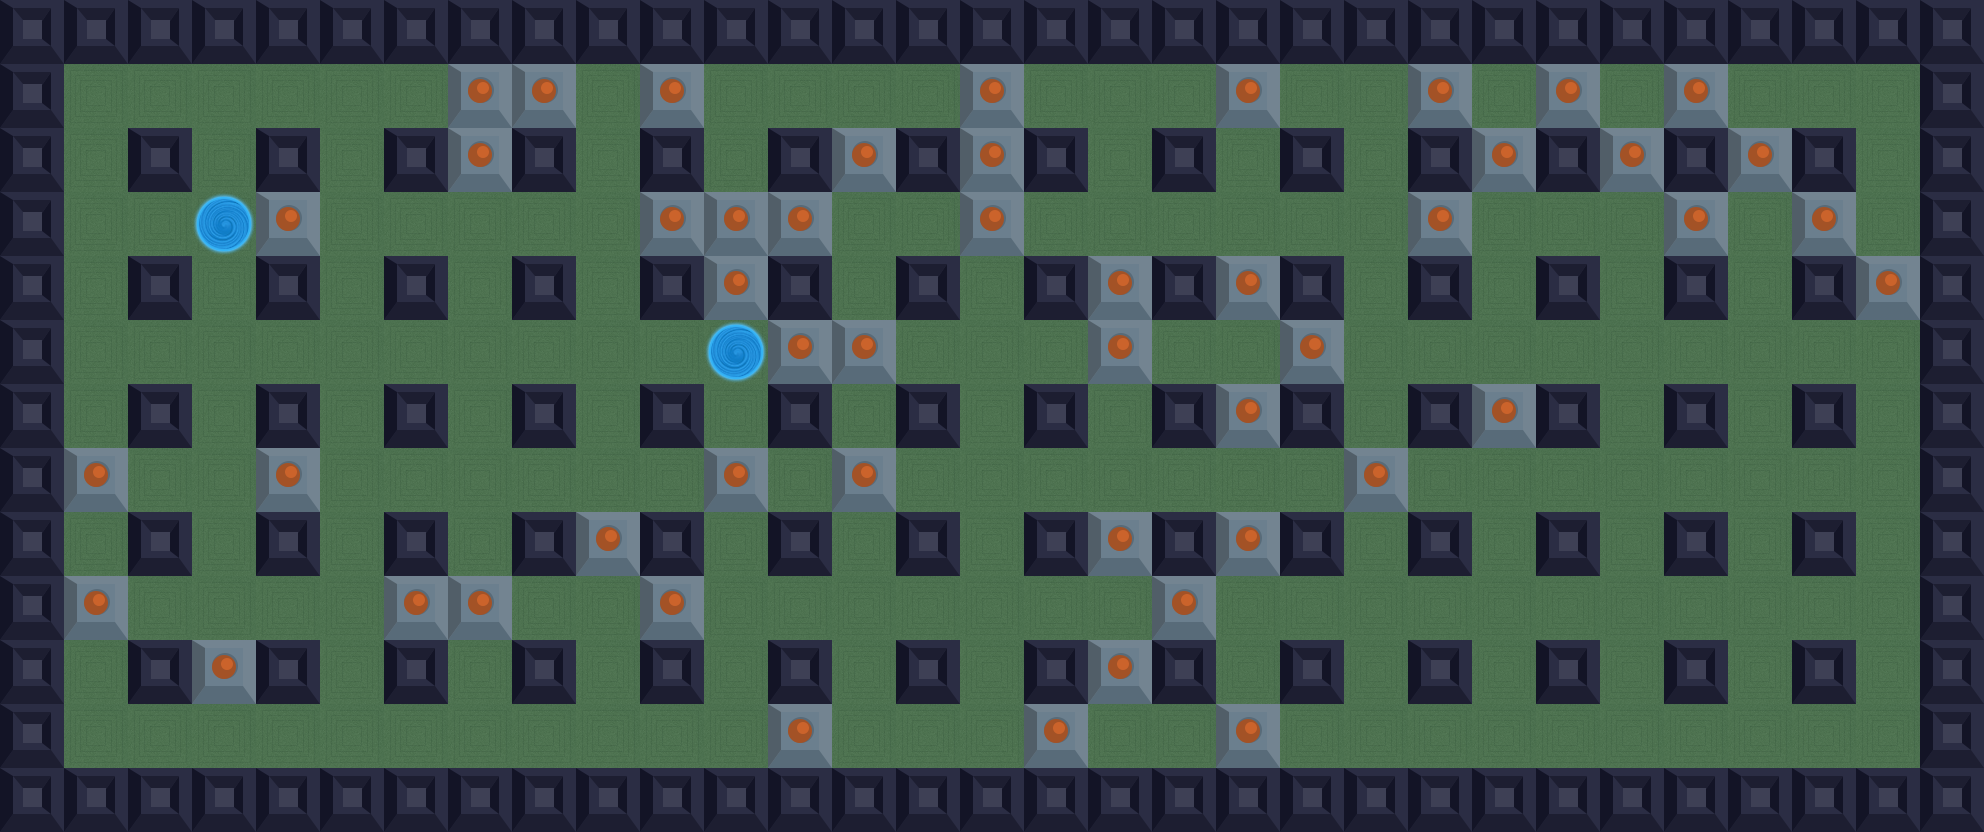

Below is a game level as drawn by its tile map, then a one-line description and the .tmx that defines it (tile-layer data replaced by summaries):
An orthogonal 31x13 tile map with 64x64 px tiles, 2 tile layers (Background, Graphics) and 120 objects.

<map version="1.4" tiledversion="1.4.3" orientation="orthogonal" renderorder="right-down" width="31" height="13" tilewidth="64" tileheight="64" infinite="0" nextlayerid="5" nextobjectid="125">
 <tileset firstgid="1" source="stage64_final.tsx" />
 <layer id="1" name="Background" width="31" height="13">
  <data>[403 cells, 403 non-empty, 1 distinct tile ids]</data>
 </layer>
 <layer id="2" name="Graphics" width="31" height="13">
  <data>[403 cells, 206 non-empty, 3 distinct tile ids]</data>
 </layer>
 <objectgroup id="3" name="Walls">
  <object id="1" x="0" y="0" width="1984" height="64" />
  <object id="2" x="1920" y="64" width="64" height="768" />
  <object id="3" x="0" y="768" width="1920" height="64" />
  <object id="4" x="0" y="64" width="64" height="704" />
  <object id="8" x="128" y="128" width="64" height="64" />
  <object id="9" x="256" y="128" width="64" height="64" />
  <object id="10" x="384" y="128" width="64" height="64" />
  <object id="11" x="512" y="128" width="64" height="64" />
  <object id="12" x="640" y="128" width="64" height="64" />
  <object id="13" x="768" y="128" width="64" height="64" />
  <object id="14" x="896" y="128" width="64" height="64" />
  <object id="15" x="1024" y="128" width="64" height="64" />
  <object id="16" x="1152" y="128" width="64" height="64" />
  <object id="17" x="1280" y="128" width="64" height="64" />
  <object id="18" x="1408" y="128" width="64" height="64" />
  <object id="19" x="1536" y="128" width="64" height="64" />
  <object id="20" x="1664" y="128" width="64" height="64" />
  <object id="21" x="1792" y="128" width="64" height="64" />
  <object id="22" x="128" y="256" width="64" height="64" />
  <object id="23" x="256" y="256" width="64" height="64" />
  <object id="24" x="384" y="256" width="64" height="64" />
  <object id="25" x="512" y="256" width="64" height="64" />
  <object id="26" x="640" y="256" width="64" height="64" />
  <object id="27" x="768" y="256" width="64" height="64" />
  <object id="28" x="896" y="256" width="64" height="64" />
  <object id="29" x="1024" y="256" width="64" height="64" />
  <object id="30" x="1152" y="256" width="64" height="64" />
  <object id="31" x="1280" y="256" width="64" height="64" />
  <object id="32" x="1408" y="256" width="64" height="64" />
  <object id="33" x="1536" y="256" width="64" height="64" />
  <object id="34" x="1664" y="256" width="64" height="64" />
  <object id="35" x="1792" y="256" width="64" height="64" />
  <object id="36" x="128" y="384" width="64" height="64" />
  <object id="37" x="256" y="384" width="64" height="64" />
  <object id="38" x="384" y="384" width="64" height="64" />
  <object id="39" x="512" y="384" width="64" height="64" />
  <object id="40" x="640" y="384" width="64" height="64" />
  <object id="41" x="768" y="384" width="64" height="64" />
  <object id="42" x="896" y="384" width="64" height="64" />
  <object id="43" x="1024" y="384" width="64" height="64" />
  <object id="44" x="1152" y="384" width="64" height="64" />
  <object id="45" x="1280" y="384" width="64" height="64" />
  <object id="46" x="1408" y="384" width="64" height="64" />
  <object id="47" x="1536" y="384" width="64" height="64" />
  <object id="48" x="1664" y="384" width="64" height="64" />
  <object id="49" x="1792" y="384" width="64" height="64" />
  <object id="50" x="128" y="512" width="64" height="64" />
  <object id="51" x="256" y="512" width="64" height="64" />
  <object id="52" x="384" y="512" width="64" height="64" />
  <object id="53" x="512" y="512" width="64" height="64" />
  <object id="54" x="640" y="512" width="64" height="64" />
  <object id="55" x="768" y="512" width="64" height="64" />
  <object id="56" x="896" y="512" width="64" height="64" />
  <object id="57" x="1024" y="512" width="64" height="64" />
  <object id="58" x="1152" y="512" width="64" height="64" />
  <object id="59" x="1280" y="512" width="64" height="64" />
  <object id="60" x="1408" y="512" width="64" height="64" />
  <object id="61" x="1536" y="512" width="64" height="64" />
  <object id="62" x="1664" y="512" width="64" height="64" />
  <object id="63" x="1792" y="512" width="64" height="64" />
  <object id="64" x="128" y="640" width="64" height="64" />
  <object id="65" x="256" y="640" width="64" height="64" />
  <object id="66" x="384" y="640" width="64" height="64" />
  <object id="67" x="512" y="640" width="64" height="64" />
  <object id="68" x="640" y="640" width="64" height="64" />
  <object id="69" x="768" y="640" width="64" height="64" />
  <object id="70" x="896" y="640" width="64" height="64" />
  <object id="71" x="1024" y="640" width="64" height="64" />
  <object id="72" x="1152" y="640" width="64" height="64" />
  <object id="73" x="1280" y="640" width="64" height="64" />
  <object id="74" x="1408" y="640" width="64" height="64" />
  <object id="75" x="1536" y="640" width="64" height="64" />
  <object id="76" x="1664" y="640" width="64" height="64" />
  <object id="77" x="1792" y="640" width="64" height="64" />
 </objectgroup>
 <objectgroup id="4" name="Brick">
  <object id="79" x="448" y="64" width="128" height="64" />
  <object id="80" x="640" y="64" width="64" height="64" />
  <object id="81" x="960" y="64" width="64" height="64" />
  <object id="82" x="1216" y="64" width="64" height="64" />
  <object id="83" x="1408" y="64" width="64" height="64" />
  <object id="84" x="1536" y="64" width="64" height="64" />
  <object id="85" x="1664" y="64" width="64" height="64" />
  <object id="86" x="448" y="128" width="64" height="64" />
  <object id="87" x="832" y="128" width="64" height="64" />
  <object id="88" x="960" y="128" width="64" height="64" />
  <object id="89" x="1472" y="128" width="64" height="64" />
  <object id="90" x="1600" y="128" width="64" height="64" />
  <object id="91" x="1728" y="128" width="64" height="64" />
  <object id="92" x="256" y="192" width="64" height="64" />
  <object id="93" x="640" y="192" width="192" height="64" />
  <object id="94" x="960" y="192" width="64" height="64" />
  <object id="95" x="1408" y="192" width="64" height="64" />
  <object id="96" x="1664" y="192" width="64" height="64" />
  <object id="97" x="1792" y="192" width="64" height="64" />
  <object id="98" x="704" y="256" width="64" height="64" />
  <object id="99" x="1088" y="256" width="64" height="64" />
  <object id="100" x="1216" y="256" width="64" height="64" />
  <object id="101" x="1856" y="256" width="64" height="64" />
  <object id="102" x="768" y="320" width="128" height="64" />
  <object id="103" x="1088" y="320" width="64" height="64" />
  <object id="104" x="1280" y="320" width="64" height="64" />
  <object id="105" x="1216" y="384" width="64" height="64" />
  <object id="106" x="1472" y="384" width="64" height="64" />
  <object id="107" x="64" y="448" width="64" height="64" />
  <object id="108" x="256" y="448" width="64" height="64" />
  <object id="109" x="704" y="448" width="64" height="64" />
  <object id="110" x="832" y="448" width="64" height="64" />
  <object id="111" x="1344" y="448" width="64" height="64" />
  <object id="112" x="576" y="512" width="64" height="64" />
  <object id="113" x="1088" y="512" width="64" height="64" />
  <object id="114" x="1216" y="512" width="64" height="64" />
  <object id="115" x="64" y="576" width="64" height="64" />
  <object id="116" x="384" y="576" width="128" height="64" />
  <object id="117" x="640" y="576" width="64" height="64" />
  <object id="118" x="1152" y="576" width="64" height="64" />
  <object id="119" x="192" y="640" width="64" height="64" />
  <object id="120" x="768" y="704" width="64" height="64" />
  <object id="121" x="1088" y="640" width="64" height="64" />
  <object id="122" x="1024" y="704" width="64" height="64" />
  <object id="123" x="1216" y="704" width="64" height="64" />
  <object id="124" x="1405.76" y="908.603" width="1.42862" />
 </objectgroup>
</map>
